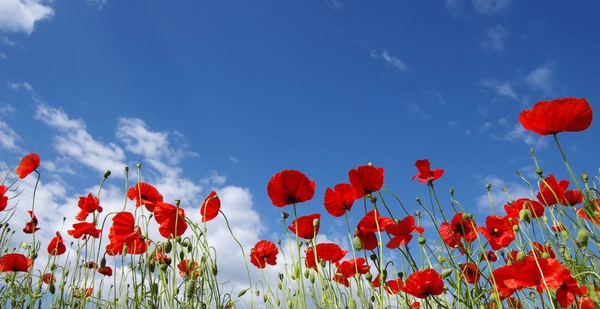
#> input picture sample.jpg, 600 x 309 px
$ python -i image_preprocessing.py   (imports and definitions only)
#> lines starting #> are read from the running program, lines starting #| are printed output that depends on the picture; after the words box and inside, x2 and y2 are one past the last pixel; in counts of white or black regions, pixels touching at a corner belong together
#> further down, picture is the input picture: shape (309, 600, 3); mean B, G, R 149.3, 112.3, 101.9
import os
import cv2
import numpy as np
from datasets import load_dataset
from PIL import Image

# 1. 처리된 이미지를 저장할 폴더 생성
output_dir = "preprocessed_samples"
# [7 lines not run here, left out]
# [1 line that did not run here, left out]

# 3. 이상치 탐지 (Outlier Detection) 함수 정의
def is_outlier(image_bgr):
    # (1) 너무 어두운 이미지 검사 (그레이스케일 변환 후 평균 밝기 계산)
    gray = cv2.cvtColor(image_bgr, cv2.COLOR_BGR2GRAY)
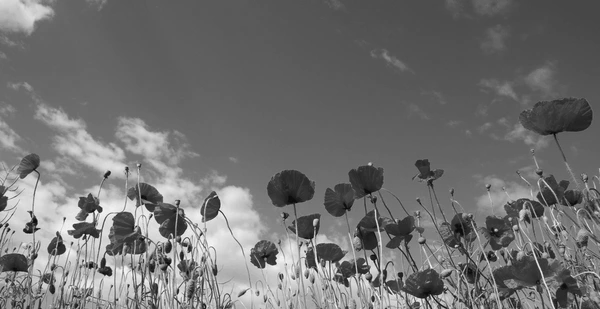
#> gray: shape (309, 600); min 5, max 253, mean 113.4
    mean_brightness = np.mean(gray)
#> mean_brightness = 113.4
    if mean_brightness < 40:  # 0(검정)~255(흰색) 중 평균 40 미만이면 어둡다고 판단
        return True, f"너무 어두움 (평균 밝기: {mean_brightness:.1f})"

    # (2) 객체 크기가 너무 작은 이미지 검사 (윤곽선 탐지 활용)
    # 윤곽선(물체의 테두리)을 찾아 가장 큰 물체의 넓이 계산
    edges = cv2.Canny(gray, 50, 150) # NOTE edge map: https://docs.opencv.org/4.13.0/d7/de1/tutorial_js_canny.html?utm_source=copilot.com
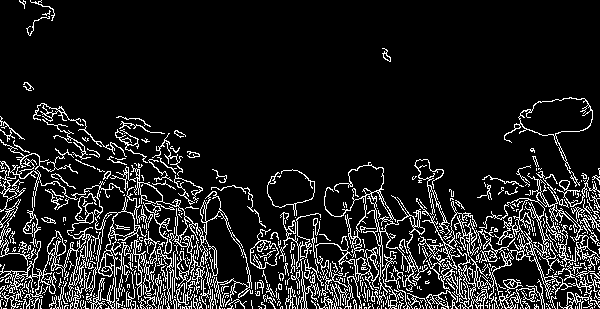
#> edges: shape (309, 600); 12.2% white in thin lines or dots
    contours, _ = cv2.findContours(edges, cv2.RETR_EXTERNAL, cv2.CHAIN_APPROX_SIMPLE) # edge map에서 외곽선만 추출, 직선구간에서는 양끝점만 저장하여 메모리 절약
#> contours = 536 contours, 493 with area under 20; largest, box (x1, y1, x2, y2) and area: (416, 173, 600, 309) 4069, (110, 165, 253, 309) 2832, (0, 158, 147, 309) 2383, (504, 97, 593, 187) 2192, (324, 162, 428, 309) 1824

    if not contours:
        return True, "감지된 객체 없음"

    max_area = max(cv2.contourArea(c) for c in contours)
#> max_area = 4069
    total_area = image_bgr.shape[0] * image_bgr.shape[1]
#> total_area = 185400

    # 가장 큰 물체가 전체 화면의 5% 미만이면 너무 작은 객체로 판단
    if (max_area / total_area) < 0.05:
        return True, f"객체가 너무 작음 (화면의 {(max_area/total_area)*100:.1f}%)"

    return False, "정상 이미지"

# 4. 데이터 증강 (Data Augmentation) 함수 정의
def augment_image(image_bgr):
    # (1) 좌우 반전 (Horizontal Flip)
    flipped = cv2.flip(image_bgr, 1)

    # (2) 15도 회전 (Rotation)
    h, w = image_bgr.shape[:2]
    matrix = cv2.getRotationMatrix2D((w//2, h//2), 15, 1.0)
    rotated = cv2.warpAffine(image_bgr, matrix, (w, h))

    # (3) 색상 변화 (밝기 30 증가)
    hsv = cv2.cvtColor(image_bgr, cv2.COLOR_BGR2HSV)
    hsv[:, :, 2] = cv2.add(hsv[:, :, 2], 30)
    color_changed = cv2.cvtColor(hsv, cv2.COLOR_HSV2BGR)

    return flipped, rotated, color_changed

# 5. 본격적인 데이터 파이프라인 실행 (정상 이미지 5장 수집 및 전처리)
saved_count = 0
total_checked = 0

# [50 lines not run here, left out]

>>> import cv2
>>> picture = cv2.imread('../sample.jpg')
>>> result = is_outlier(picture)
#> result = (True, '객체가 너무 작음 (화면의 2.2%)')
